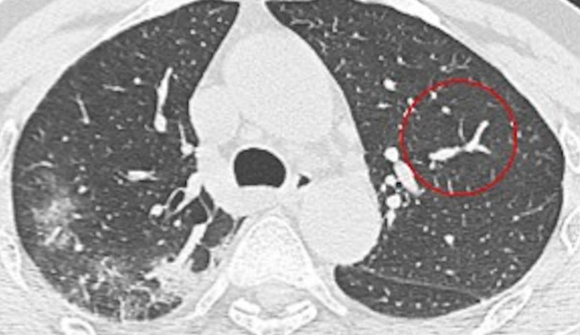
#> input picture images/covid/train/covid/2019-novel-Coronavirus-severe-adult-respiratory-dist_2020_International-Jour-p3-89%0.png, 580 x 335 px; its folder holds only this picture in this run
$ jupyter execute --allow-errors step-1.ipynb   (older library calls are emulated)
#> lines starting #> are read from the running program, lines starting #| are printed output that depends on the picture
[cell 1]
import numpy as np
import matplotlib.pyplot as plt
import glob
import cv2
import os
import seaborn as sns
import pandas as pd

from skimage.feature import greycomatrix, greycoprops

[cell 2]
SIZE = 128

train_images = []
train_labels = []

for directory_path in glob.glob("covid/train/*"):
    label = directory_path.split("\\")[-1]
    if label.__eq__("covid"):
        label=0
    elif label.__eq__("non-covid"):
        label=1
    if len(glob.glob(os.path.join(directory_path, "*.png")))>=1 :
     for img_path in glob.glob(os.path.join(directory_path, "*.png")):
        img = cv2.imread(img_path, 0) #Reading color images
#> img: shape (335, 580); min 0, max 255, mean 161.8
        img = cv2.resize(img, (SIZE, SIZE)) #Resize images
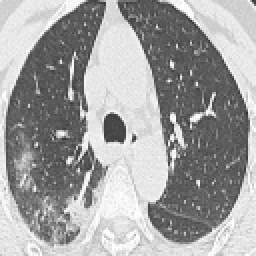
#> img: shape (128, 128) (shown 2 times larger); min 49, max 255, mean 161.7
        train_images.append(img)
        train_labels.append(label)
    elif len(glob.glob(os.path.join(directory_path, "*.jpg")))>=1 :
     for img_path in glob.glob(os.path.join(directory_path, "*.jpg")):
        img = cv2.imread(img_path, 0) #Reading color images
        img = cv2.resize(img, (SIZE, SIZE)) #Resize images
        train_images.append(img)
        train_labels.append(label)
#> pass 2 of the loop `for directory_path in glob.glob("covid/train/*"):`:
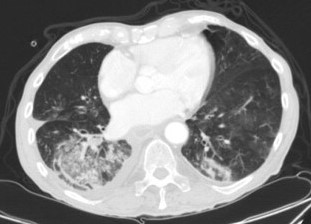
#> input picture images/covid/train/non-covid/0.jpg, 311 x 224 px
#> img is the input picture: shape (224, 311); min 21, max 255, mean 133.1
#> `img = cv2.resize(img, (SIZE, SIZE))`:
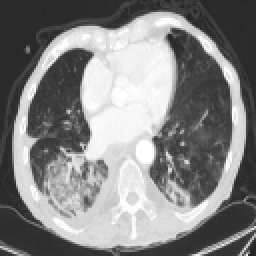
#> img: shape (128, 128) (shown 2 times larger); min 34, max 255, mean 133.1

[cell 3]
train_images = np.array(train_images)
train_labels = np.array(train_labels)

[cell 4]
test_images = []
test_labels = []

for directory_path in glob.glob("covid/validation/*"):
    val_label = directory_path.split("\\")[-1]
    if val_label.__eq__("covid"):
        val_label=0
    elif val_label.__eq__("non-covid"):
        val_label=1
    if len(glob.glob(os.path.join(directory_path, "*.png")))>=1 :
     for img_path in glob.glob(os.path.join(directory_path, "*.png")):
        img = cv2.imread(img_path, 0)
        img = cv2.resize(img, (SIZE, SIZE))
        test_images.append(img)
        test_labels.append(val_label)
    elif len(glob.glob(os.path.join(directory_path, "*.jpg")))>=1 :
     for img_path in glob.glob(os.path.join(directory_path, "*.jpg")):
        img = cv2.imread(img_path, 0)
        img = cv2.resize(img, (SIZE, SIZE))
        test_images.append(img)
        test_labels.append(val_label)

[cell 5]

test_images = np.array(test_images)
test_labels = np.array(test_labels)

[cell 6]
features_csv=pd.DataFrame()

x_train, y_train, x_test, y_test = train_images, train_labels, test_images, test_labels
#> x_test = empty array; y_test = empty array

[cell 7]
def feature_extractor(dataset):
    image_dataset = pd.DataFrame()
    for image in range(dataset.shape[0]):

        df = pd.DataFrame()
        img = dataset[image, :,:]

        GLCM = greycomatrix(img, [1], [0])
        GLCM_Energy = greycoprops(GLCM, 'energy')[0]
        df['Energy'] = GLCM_Energy
        GLCM_corr = greycoprops(GLCM, 'correlation')[0]
        df['Correlation'] = GLCM_corr
        GLCM_diss = greycoprops(GLCM, 'dissimilarity')[0]
        df['Dissimilarity'] = GLCM_diss
        GLCM_hom = greycoprops(GLCM, 'homogeneity')[0]
        df['Homogenity'] = GLCM_hom
        GLCM_contr = greycoprops(GLCM, 'contrast')[0]
        df['Contrast'] = GLCM_contr


        GLCM2 = greycomatrix(img, [3], [0])
        GLCM_Energy2 = greycoprops(GLCM2, 'energy')[0]
        df['Energy2'] = GLCM_Energy2
        GLCM_corr2 = greycoprops(GLCM2, 'correlation')[0]
        df['Corr2'] = GLCM_corr2
        GLCM_diss2 = greycoprops(GLCM2, 'dissimilarity')[0]
        df['Diss_sim2'] = GLCM_diss2
        GLCM_hom2 = greycoprops(GLCM2, 'homogeneity')[0]
        df['Homogen2'] = GLCM_hom2
        GLCM_contr2 = greycoprops(GLCM2, 'contrast')[0]
        df['Contrast2'] = GLCM_contr2

        GLCM3 = greycomatrix(img, [5], [0])
        GLCM_Energy3 = greycoprops(GLCM3, 'energy')[0]
        df['Energy3'] = GLCM_Energy3
        GLCM_corr3 = greycoprops(GLCM3, 'correlation')[0]
        df['Corr3'] = GLCM_corr3
        GLCM_diss3 = greycoprops(GLCM3, 'dissimilarity')[0]
        df['Diss_sim3'] = GLCM_diss3
        GLCM_hom3 = greycoprops(GLCM3, 'homogeneity')[0]
        df['Homogen3'] = GLCM_hom3
        GLCM_contr3 = greycoprops(GLCM3, 'contrast')[0]
        df['Contrast3'] = GLCM_contr3

        GLCM4 = greycomatrix(img, [0], [np.pi/4])
        GLCM_Energy4 = greycoprops(GLCM4, 'energy')[0]
        df['Energy4'] = GLCM_Energy4
        GLCM_corr4 = greycoprops(GLCM4, 'correlation')[0]
        df['Corr4'] = GLCM_corr4
        GLCM_diss4 = greycoprops(GLCM4, 'dissimilarity')[0]
        df['Diss_sim4'] = GLCM_diss4
        GLCM_hom4 = greycoprops(GLCM4, 'homogeneity')[0]
        df['Homogen4'] = GLCM_hom4
        GLCM_contr4 = greycoprops(GLCM4, 'contrast')[0]
        df['Contrast4'] = GLCM_contr4

        GLCM5 = greycomatrix(img, [0], [np.pi/2])
        GLCM_Energy5 = greycoprops(GLCM5, 'energy')[0]
        df['Energy5'] = GLCM_Energy5
        GLCM_corr5 = greycoprops(GLCM5, 'correlation')[0]
        df['Corr5'] = GLCM_corr5
        GLCM_diss5 = greycoprops(GLCM5, 'dissimilarity')[0]
        df['Diss_sim5'] = GLCM_diss5
        GLCM_hom5 = greycoprops(GLCM5, 'homogeneity')[0]
        df['Homogen5'] = GLCM_hom5
        GLCM_contr5 = greycoprops(GLCM5, 'contrast')[0]
        df['Contrast5'] = GLCM_contr5


        image_dataset = image_dataset.append(df)
#> this loop made 1 pass
#> (GLCM_Energy, GLCM_corr, GLCM_diss, GLCM_hom, GLCM_contr, GLCM_Energy2, GLCM_corr2, GLCM_diss2) on pass 1: ([0.0193], [0.868], [18.96], [0.0991], [1128.4], [0.0172], [0.696], [30.12])

    return image_dataset

#> (the rest of this cell did not finish here and is left out)
